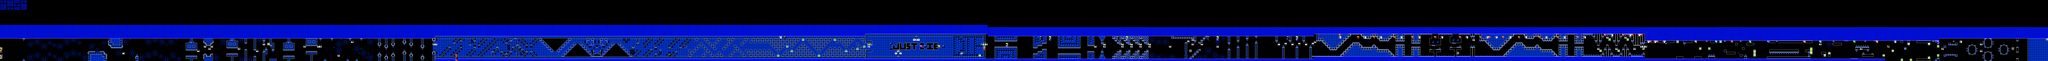

This game map was drawn from its Tiled (.tmx) file and the tilesets committed beside it. A one-line description and the trimmed map source follow:
An orthogonal 904x27 tile map with 16x16 px tiles, 2 tile layers (SP, ...), 2 tilesets, 2 image layers.

<map version="1.10" tiledversion="1.11.2" orientation="orthogonal" renderorder="right-down" width="904" height="27" tilewidth="16" tileheight="16" infinite="0" nextlayerid="5" nextobjectid="1">
 <editorsettings>
  <chunksize width="16" height="27" />
  <export target="../LEVELS/LEVEL DATA/stalemate.csv" format="csv" />
 </editorsettings>
 <tileset firstgid="1" name="famidash" tilewidth="16" tileheight="16" tilecount="256" columns="16">
  <image source="../../../GRAPHICS/famidash.bmp" width="256" height="256" />
 </tileset>
 <tileset firstgid="257" name="sprites" tilewidth="16" tileheight="16" tilecount="256" columns="16">
  <image source="../../../GRAPHICS/sprites.png" width="256" height="256" />
 </tileset>
 <imagelayer id="3" name="Image Layer 1" parallaxx="0.9" parallaxy="0.9" repeatx="1" repeaty="1">
  <image source="../../../GRAPHICS/Old/parallax Blue.bmp" width="144" height="72" />
 </imagelayer>
 <imagelayer id="4" name="Image Layer 2" offsetx="0" offsety="432" repeatx="1">
  <image source="../../../GRAPHICS/ground.bmp" width="64" height="128" />
 </imagelayer>
 <layer id="1" width="904" height="27">
  <data>[24408 cells, 24408 non-empty, 111 distinct tile ids]</data>
 </layer>
 <layer id="2" name="SP" width="904" height="27">
  <data>[24408 cells, 206 non-empty, 45 distinct tile ids]</data>
 </layer>
</map>
